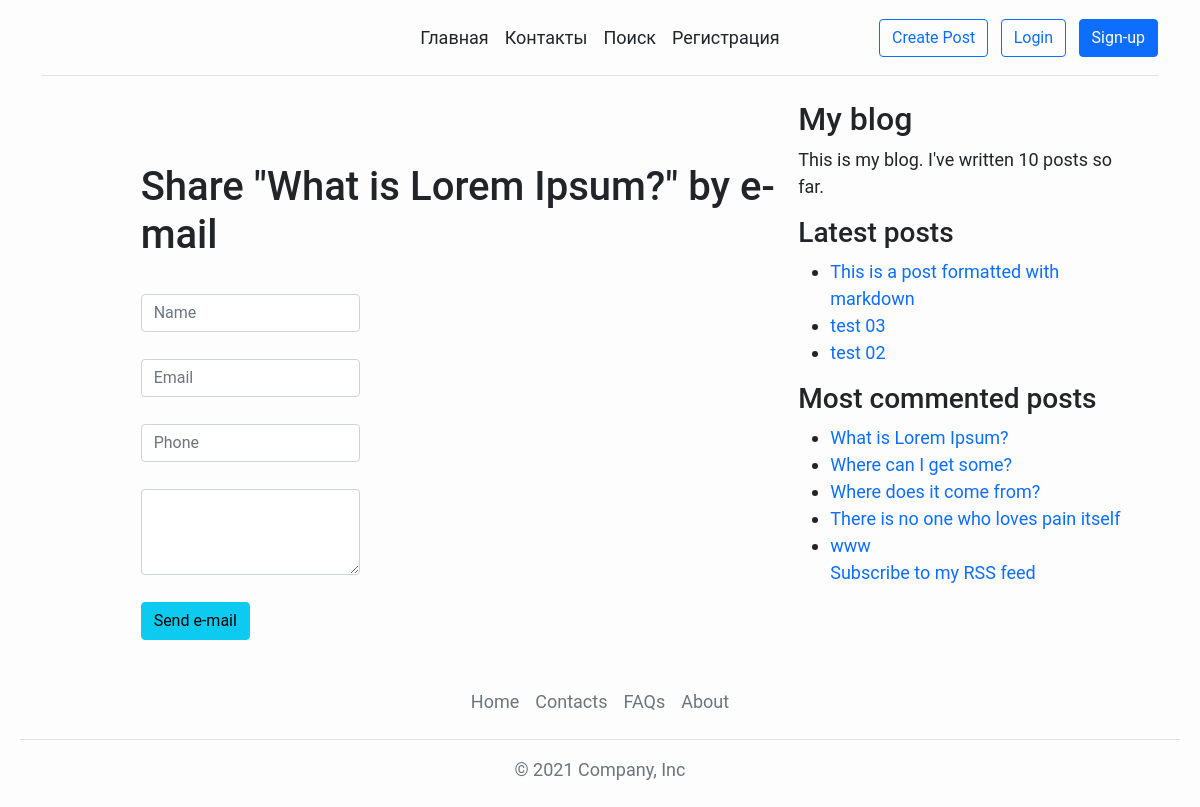
The app's page /2/share/ with its own data.
### home/models.py (models this page shows)
class Post(models.Model):
    def get_absolute_url(self):
        return reverse('home:post_detail',
            args=[self.publish.year,
                self.publish.strftime('%m'),
                self.publish.strftime('%d'),
                self.slug])
    STATUS_CHOICES = (
        ('draft', 'Draft'),
        ('published', 'Published'),
    )
    title = models.CharField(max_length=250)
    slug = models.SlugField(max_length=250, unique_for_date='publish')
    author = models.ForeignKey(User, on_delete=models.CASCADE, related_name='blog_posts')
    body = models.TextField()
    publish = models.DateTimeField(default=timezone.now)
    created = models.DateTimeField(auto_now_add=True)
    updated = models.DateTimeField(auto_now=True)
    status = models.CharField(max_length=10, choices=STATUS_CHOICES, default='draft')
    tags = TaggableManager()

### home/views.py (the view)
# urls.py: url(r'^(?P<post_id>\d+)/share/$', views.post_share, name='post_share'),
def post_share(request, post_id):
    post = get_object_or_404(Post, id=post_id, status='published')
    sent = False
    if request.method == 'POST':
        form = EmailPostForm(request.POST)
        if form.is_valid():
            cd = form.cleaned_data
            post_url = request.build_absolute_uri(post.get_absolute_url())
            subject = '{} ({}) recommends you reading "{}"'.format(cd['name'], cd['email'], post.title)
            message = 'Read "{}" at {}\n\n{}\'s comments: {}'.format(post.title, post_url, cd['name'], cd['comments'])
            send_mail(subject, message, 'admin@myblog.com',[cd['to']])
            sent = True
    else:
        form = EmailPostForm()
    return render(
        request,
        'share.html',
        {'post': post,
        'form': form,
        'sent': sent
        })

### home/forms.py
class EmailPostForm(forms.Form):
    name = forms.CharField(max_length=25)
    email = forms.EmailField()
    to = forms.EmailField()
    comments = forms.CharField(required=False,
                               widget=forms.Textarea)

### home/templatetags/blog_tags.py (called while the page is built)
@register.simple_tag
def total_posts():
    return Post.objects.count()

@register.inclusion_tag('latest_posts.html')
def show_latest_posts(count=5):
    latest_posts = Post.objects.order_by('-publish')[:count]
    return {'latest_posts': latest_posts}

@register.simple_tag()
def get_most_commented_posts(count=5):
    return Post.objects.annotate(total_comments=Count('comments')).order_by('-total_comments')[:count]

### templates/share.html (shortened to what this page needs)
{% extends '_base.html' %}
{% load static %}
{% block content %}
<div class="container_share">
    {% if sent %}
        <h1>E-mail successfully sent</h1>
        <p>
            "{{ post.title }}" was successfully sent to {{ cd.to }}.
        </p>
    {% else %}
        <h1>Share "{{ post.title }}" by e-mail</h1>
        <form method="post">
            <br>
            <div class="col-md-4">
                <div class="form-group">
                    <input type="name" name="name" class="form-control" id="name" placeholder="Name">
                </div>
                <br>
                <div class="form-group">
                    <input type="email" name="email" class="form-control" id="email1" placeholder="Email">
                </div>
                <br>
                <div class="form-group">
                    <input type="phone" name="phone" class="form-control" id="phone" placeholder="Phone">
                </div>
                <br>
                <div class="form-group">
                    <textarea class="form-control" name="message" rows="3"></textarea>
                </div>
                <br>
            </div>
        </form>
        <input type="submit" class="btn btn-info" value="Send e-mail">
    {% endif %}
</div>
{% endblock %}

### templates/_base.html (shortened to what this page needs)
{% load blog_tags %}
{% load static %}
{% load crispy_forms_filters %}
{% load crispy_forms_tags %}
<!doctype html>
<html lang="en">
<head>
    <link href="https://cdn.jsdelivr.net/npm/bootstrap@5.1.3/dist/css/bootstrap.min.css" rel="stylesheet">
    <link href="{% static 'css/main.css' %}" rel="stylesheet">
</head>
<body>
    <div class="wrapper-base">
        {% include '_header.html' %}
        <div class="wrapper-page">
            {% block content %}
            {% endblock %}
            <br>
            <div id="sidebar">
                <h2>My blog</h2>
                <p>This is my blog. I've written {% total_posts %} posts so far.</p>
                <h3>Latest posts</h3>
                {% show_latest_posts 3 %}
                <h3>Most commented posts</h3>
                {% get_most_commented_posts as most_commented_posts %}
                <ul>
                    {% for post in most_commented_posts %}
                        <li>
                            <a href="{{ post.get_absolute_url }}">{{ post.title }}</a>
                        </li>
                    {% endfor %}
                <p><a href="{% url "home:post_feed" %}">Subscribe to my RSS feed</a></p>
                </ul>
            </div>
        </div>
        {% include '_footer.html' %}
    </div>
</body>
</html>

### templates/latest_posts.html
<ul>
    {% for post in latest_posts %}
        <li>
            <a href="{{ post.get_absolute_url }}">{{ post.title }}</a>
        </li>
    {% endfor %}
</ul>

### static/css/main.css (style rules this page uses)
body { margin: 0 20px 0 20px; font-family: "Roboto", sans-serif; font-size: 18px; background-color: #fdfdfd; }
a { text-decoration: none; outline: none !important; }
.wrapper-page { display: flex; justify-content: space-between; margin: 0 5%; }
.container_share { margin-top: 6%; margin-left: 6%; }

### records on screen
Post: title "What is Lorem Ipsum?"
Post: title "This is a post formatted with markdown"
Post: title "test 03"
Post: title "test 02"
Post: title "Where can I get some?"
Post: title "Where does it come from?"
Post: title "There is no one who loves pain itself"
Post: title "www"
